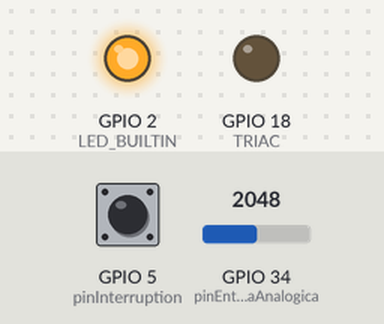
Recording of a sketch running on a simulated ESP32. On the bench: output pins drawn as LEDs (lit = HIGH). The test bench sets the inputs (shaded band); at power-on: GPIO 5 (pinInterruption) LOW, GPIO 34 (pinEntradaAnalogica) = 2048. What the sketch prints to the serial monitor is not drawn.

Above: at 1.2 s.
1.3 s: GPIO 5 (pinInterruption) pulled HIGH for 0.15 s
At 2.0 s:
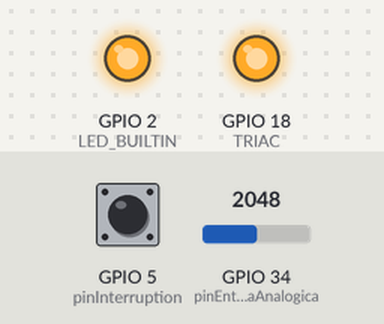
Timing chart, 0 to 4.3 s (numbered marks = the images above; inputs shaded):
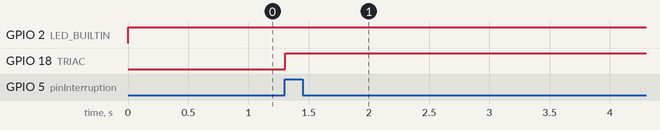

The sketch:

CodeControlLAMP.ino
```cpp
#include <Arduino.h>

#define pinInterruption 5
#define TRIAC 18
#define pinEntradaAnalogica A6

volatile int i = 0;  // Controla el tiempo de disparo del TRIAC
volatile boolean cruce_cero = false;
unsigned long previousTime = 0;
int T_int = 100;  // Tiempo de ejecución del Timer en uS
int alfa;

hw_timer_t *timer = NULL; // Declarar el objeto del temporizador

void IRAM_ATTR deteccion_Cruce_cero() {
  cruce_cero = true;
  i = 0;
  digitalWrite(TRIAC, LOW);
}

void IRAM_ATTR Dimer() {
  digitalWrite(LED_BUILTIN, HIGH);
  unsigned long currentTime = millis();
  unsigned long elapsedTime = currentTime - previousTime;

  if (cruce_cero) {
    if (i >= alfa) {
      digitalWrite(TRIAC, HIGH);
      i = 0;
      cruce_cero = false;
    } else {
      i++;
    }
  }
  previousTime = currentTime;
}

/* Delay function replacement */
void delayReplacement(unsigned long timeDelay) {
  unsigned long timeInit = millis();
  while (millis() - timeInit < timeDelay);
}

void setup() {
  Serial.begin(115200);
  pinMode(TRIAC, OUTPUT);
  attachInterrupt(pinInterruption, deteccion_Cruce_cero, RISING);
  pinMode(LED_BUILTIN, OUTPUT);
  // Configurar el temporizador para que se repita cada 100 microsegundos
  timer = timerBegin(0, 80, true); // timer 0, prescaler 80, contar ascendente
  timerAttachInterrupt(timer, &Dimer, true); // adjuntar la función de interrupción
  timerAlarmWrite(timer, 100, true); // establecer el valor del temporizador y permitir que se repita
  timerAlarmEnable(timer); // habilitar el temporizador
}

void loop() {
  // Leer el valor de la entrada analógica
  int valorEntrada = analogRead(pinEntradaAnalogica);

  // Mapear el valor de la entrada analógica del rango 0-4095 al rango 10-80
  alfa = map(valorEntrada, 0, 4095, 10, 80);
  Serial.println(alfa);
  delayReplacement(100);
}
```

Measured:
- after the input at 1.3 s, GPIO 18 (TRIAC): LOW → HIGH at once
